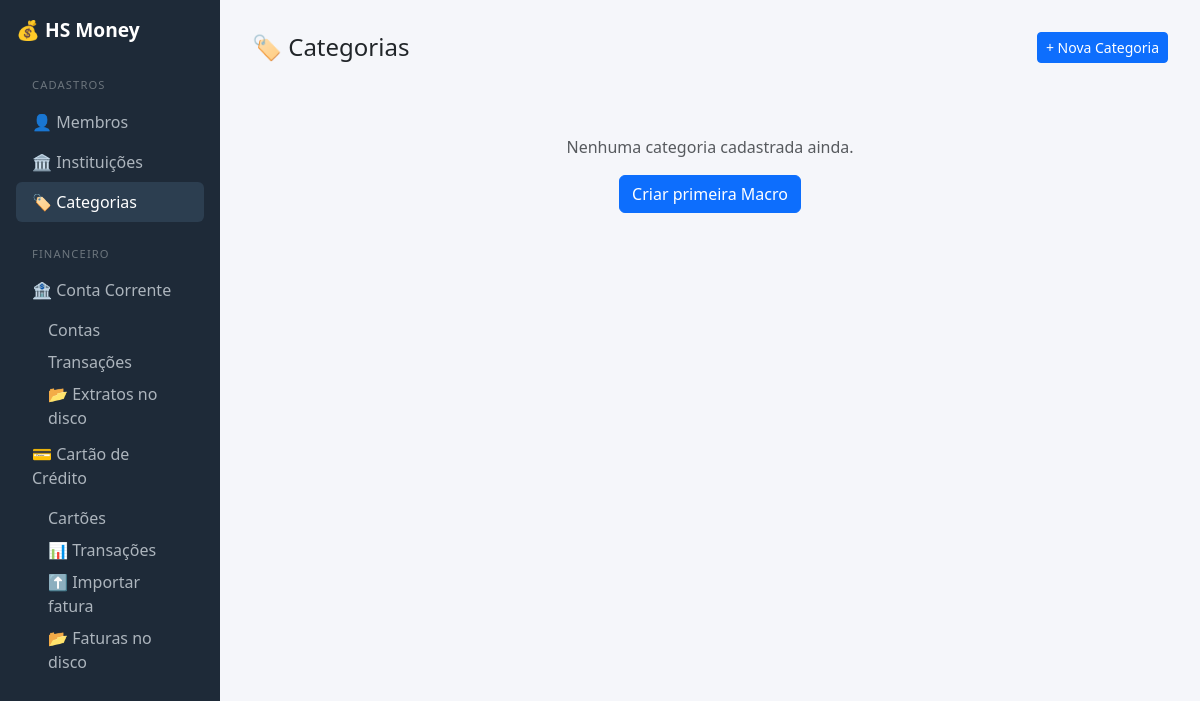
Before: /categorias/ with the older database file.
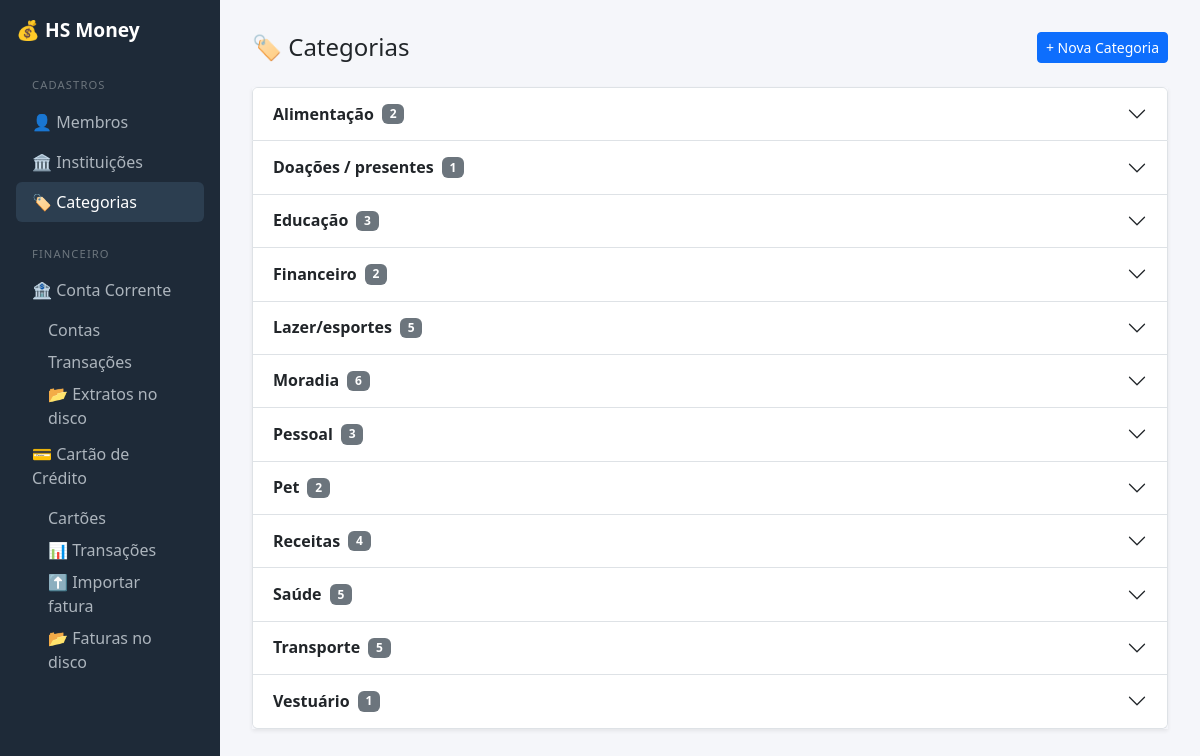
After: the same page with the newer database file.
### hs_money/core/models.py (models this page shows, shortened)
class Categoria(models.Model):
    NIVEL_CHOICES = [(1, "Categoria"), (2, "Subcategoria")]
    nome = models.CharField(max_length=100)
    nivel = models.PositiveSmallIntegerField(choices=NIVEL_CHOICES, default=1)
    categoria_pai = models.ForeignKey(
        "self",
        on_delete=models.SET_NULL,
        null=True,
        blank=True,
        related_name="subcategorias",
    )
    class Meta:
        ordering = ["nivel", "nome"]
        constraints = [
            models.UniqueConstraint(
                fields=["categoria_pai", "nome"], name="uix_categoria_pai_nome"
            ),
            models.CheckConstraint(
                check=(
                    models.Q(nivel=1, categoria_pai__isnull=True) |
                    models.Q(nivel=2, categoria_pai__isnull=False)
                ),
                name="chk_categoria_nivel_vs_pai",
            ),
        ]
    def __str__(self):
        if self.categoria_pai:
            return f"{self.categoria_pai.nome} > {self.nome}"
        return self.nome

### hs_money/core/views.py (the view)
# urls.py: path('categorias/',                        views.categoria_lista,        name='categoria_lista'),
def categoria_lista(request):
    macros = (
        Categoria.objects
        .filter(nivel=1)
        .prefetch_related('subcategorias')
        .order_by('nome')
    )
    macro_form = MacroCategoriaForm()
    sub_form = SubCategoriaForm()
    return render(request, 'core/categorias/lista.html', {
        'macros': macros,
        'macro_form': macro_form,
        'sub_form': sub_form,
    })

### hs_money/core/templates/core/categorias/lista.html (shortened to what this page needs)
{% extends "core/base.html" %}
{% block content %}
<div class="d-flex justify-content-between align-items-center mb-4">
  <h4 class="mb-0">🏷️ Categorias</h4>
  <button class="btn btn-primary btn-sm" data-bs-toggle="modal" data-bs-target="#modal-nova-macro">
    + Nova Categoria
  </button>
</div>
{% if macros %}
<div class="accordion shadow-sm" id="acc-categorias">
  {% for macro in macros %}
  <div class="accordion-item">
    <h2 class="accordion-header" id="head-{{ macro.pk }}">
      <button class="accordion-button collapsed fw-semibold" type="button"
              data-bs-toggle="collapse" data-bs-target="#body-{{ macro.pk }}"
              aria-expanded="false" aria-controls="body-{{ macro.pk }}">
        {{ macro.nome }}
        <span class="badge bg-secondary ms-2">{{ macro.subcategorias.count }}</span>
      </button>
    </h2>
  </div>
  {% endfor %}
</div>
{% else %}
<div class="text-center text-muted py-5">
  <p class="mb-3">Nenhuma categoria cadastrada ainda.</p>
  <button class="btn btn-primary" data-bs-toggle="modal" data-bs-target="#modal-nova-macro">
    Criar primeira Macro
  </button>
</div>
{% endif %}
{% endblock %}

Changed rows visible on the page:
added Categoria: nome "Alimentação", subcategorias.count "2"
added Categoria: nome "Doações / presentes", subcategorias.count "1"
added Categoria: nome "Educação", subcategorias.count "3"
added Categoria: nome "Financeiro", subcategorias.count "2"
added Categoria: nome "Lazer/esportes", subcategorias.count "5"
added Categoria: nome "Moradia", subcategorias.count "6"
added Categoria: nome "Pessoal", subcategorias.count "3"
added Categoria: nome "Pet", subcategorias.count "2"
added Categoria: nome "Receitas", subcategorias.count "4"
added Categoria: nome "Saúde", subcategorias.count "5"
added Categoria: nome "Transporte", subcategorias.count "5"
added Categoria: nome "Vestuário", subcategorias.count "1"
Other visible differences:
text no longer shown: "Nenhuma categoria cadastrada ainda. Criar primeira Macro"
